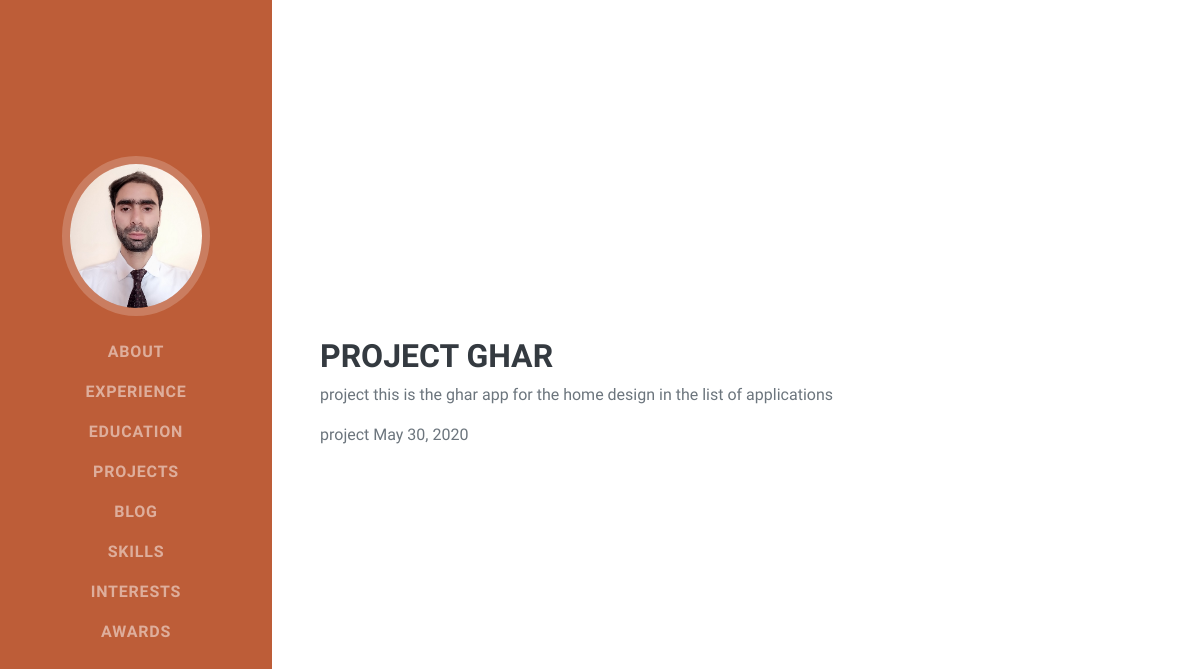
Page /blog/3 on the committed database.
### blog/models.py (models this page shows, shortened)
class Blog(models.Model):
    title = models.CharField(max_length=50)
    description = models.CharField(max_length=250)
    date = models.DateField()

### blog/views.py (the view)
# urls.py: path('<int:blog_id>', views.blog_detail, name='blog_detail'),
def blog_detail(request, blog_id):
    blo = get_object_or_404(Blog, id=blog_id)
    context= {
        'blo':blo
    }
    return render(request, 'blog/blog_detail.html', context)

### blog/templates/blog/blog_detail.html (shortened to what this page needs)
 <!DOCTYPE html>
    {% load static %}
    <html lang="en">
    <head>
        <link href="{% static 'css/styles.css' %}" rel="stylesheet" />
    </head>
    <body id="page-top">
        <nav class="navbar navbar-expand-lg navbar-dark bg-primary fixed-top" id="sideNav">
            <a class="navbar-brand js-scroll-trigger" href="#page-top"
                ><span class="d-block d-lg-none">Owais Shabir</span><span class="d-none d-lg-block"><img class="img-fluid img-profile rounded-circle mx-auto mb-2" src="{% static 'img/profile.jpg' %}" alt="" /></span></a
            >
            <div class="collapse navbar-collapse" id="navbarSupportedContent">
                <ul class="navbar-nav">
                    <li class="nav-item"><a class="nav-link js-scroll-trigger" href="#about">About</a></li>
                    <li class="nav-item"><a class="nav-link js-scroll-trigger" href="#experience">Experience</a></li>
                    <li class="nav-item"><a class="nav-link js-scroll-trigger" href="#education">Education</a></li>
                    <li class="nav-item"><a class="nav-link js-scroll-trigger" href="#Projects">Projects</a></li>
                    <li class="nav-item"><a class="nav-link js-scroll-trigger" href="#Blog">Blog</a></li>
                    <li class="nav-item"><a class="nav-link js-scroll-trigger" href="#skills">Skills</a></li>
                    <li class="nav-item"><a class="nav-link js-scroll-trigger" href="#interests">Interests</a></li>
                    <li class="nav-item"><a class="nav-link js-scroll-trigger" href="#awards">Awards</a></li>
                </ul>
            </div>
        </nav>
        <section class="resume-section" id="interests">
            <div class="resume-section-content">
                    <h3> project {{ blo.title }}</h3>
                    <p>project {{ blo.description }}</p>
                    <p>project {{ blo.date }}</p>
            </div>
        </section>
    </body>
    </html></h1>
</body>
</html>

### rows in the picture
Blog: title "GHAR", description "this is the ghar app for the home design in the list of applications", date "May 30, 2020"
